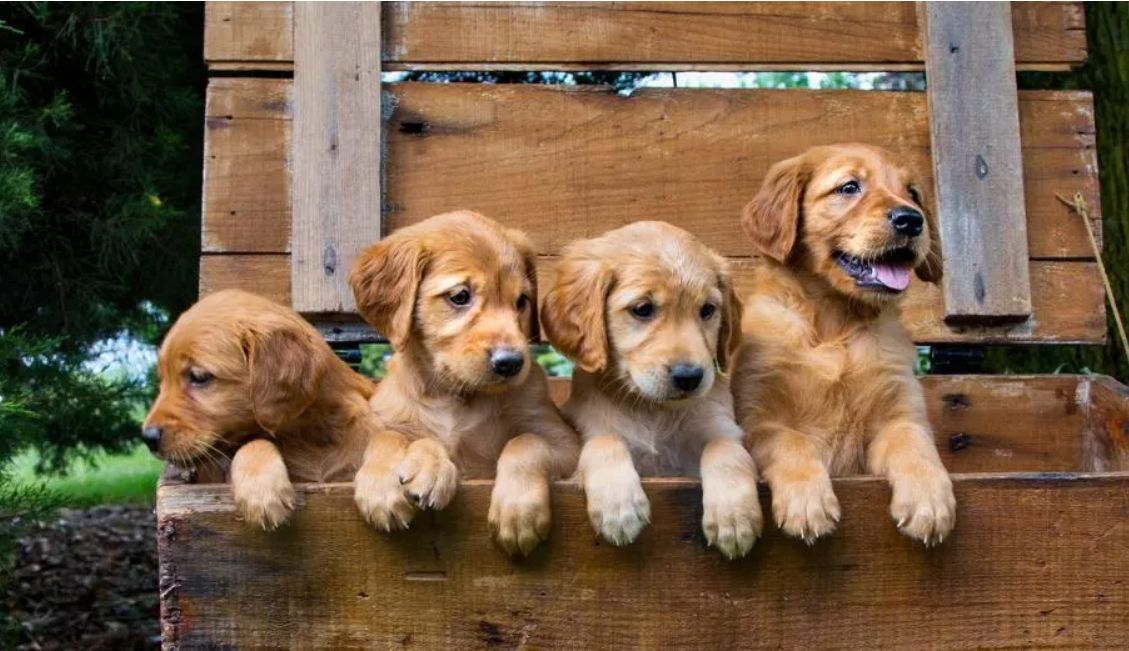
#> input picture Screenshot 2024-01-22 202409-compressed.jpg, 1129 x 651 px, found by its file name
$ python main.py
#> lines starting #> are read from the running program, lines starting #| are printed output that depends on the picture
#> in main, image is the input picture: PIL image 1129x651 RGB; mean R, G, B 119.1, 95, 70.7
from PIL import Image
import random

def swapping_pixels(image):
    pixels = list(image.getdata())
#> pixels = 734979 items
    width, height = image.size
#> width = 1129; height = 651
    random.shuffle(pixels)
    encrypted_image = Image.new(image.mode, (width, height))
#> encrypted_image: PIL image 1129x651 RGB; every value is 0
    encrypted_image.putdata(pixels)
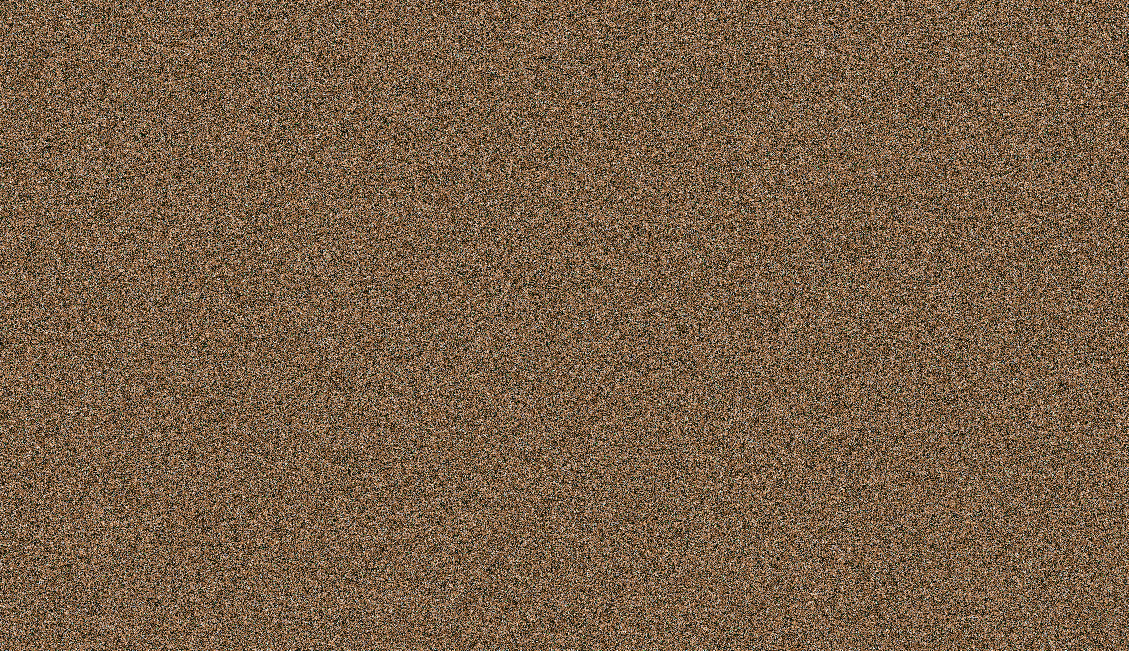
#> encrypted_image: PIL image 1129x651 RGB; mean R, G, B 119.1, 95, 70.7
    return encrypted_image

def apply_math_operation(image, operation):
    pixels = list(image.getdata())
#> pixels = 734979 items
    width, height = image.size
#> width = 1129; height = 651
    modified_pixels = []
    for pixel in pixels:
        if isinstance(pixel, int):
            modified_pixel = operation(pixel)
        else:
            modified_pixel = tuple(operation(value) for value in pixel)
        modified_pixels.append(modified_pixel)
#> this loop made 734979 passes
#> pixel on passes 1 to 12: (252, 254, 251), (253, 255, 252), (253, 255, 252), (254, 255, 253), (254, 255, 253), (253, 255, 252), (251, 255, 252), (250, 255, 251), (252, 255, 253), (252, 255, 253), (252, 255, 253), (252, 255, 253)
#> after the loop, modified_pixels = 734979 items
    modified_image = Image.new(image.mode, (width, height))
    modified_image.putdata(modified_pixels)
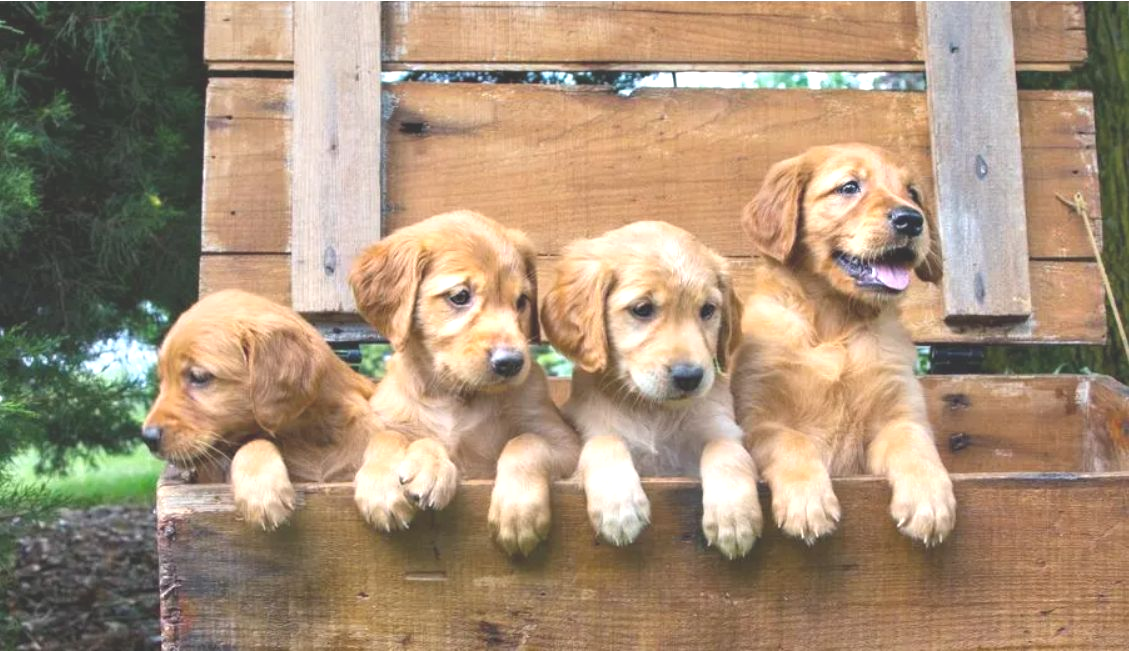
#> modified_image: PIL image 1129x651 RGB; mean R, G, B 167.1, 144.6, 120.4
    return modified_image

def main():
    input_image_path = r"C:\Users\Jeno\Downloads\Screenshot 2024-01-22 202409-compressed.jpg"
    image = Image.open(input_image_path)
    swapped_image = swapping_pixels(image)
    swapped_image_path = "swapped_image1.jpg"
    swapped_image.save(swapped_image_path)
    print(f"Swapped image saved to {swapped_image_path}")

    def increase_brightness(value):
        return min(value + 50, 255)

    brightened_image = apply_math_operation(image, increase_brightness)
    brightened_image_path = "brightened_image1.jpg"
    brightened_image.save(brightened_image_path)
    print(f"Brightened image saved to {brightened_image_path}")

if __name__ == "__main__":
    main()
